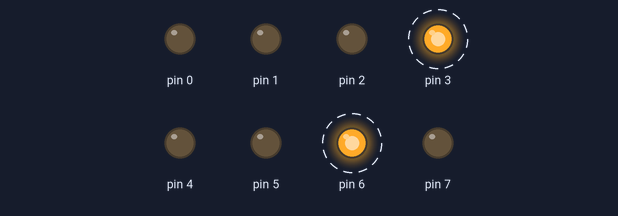
The sketch below on a simulated Arduino Uno, built with avr-gcc and run on an emulated ATmega328P. Parts: output pins drawn as LEDs (lit = HIGH). Dashed ring = blinking.

Above: at 0.2 s.
Timing chart, 0 to 3.0 s (numbered marks = the images above):
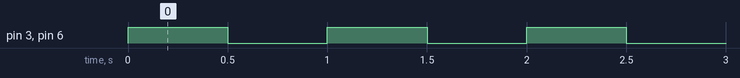

The sketch:

sketch_nov25a-night.ino
```cpp
byte ledState = 0;
void setup()
{
  DDRD = B11111111;
}
void loop()
{
for(int i=3; i<4; i++)
for(int j=6; j<7; j++)
{

    bitSet(ledState, i);
    bitSet(ledState, j);
    adjustLedState();
    delay(500);
}
for(int i=3; i<4; i++)
for(int j=6; j<7; j++)
{

    bitClear(ledState, i);
    bitClear(ledState, j);
    adjustLedState();
    delay(500);
}

}
void adjustLedState()
{
  PORTD  = ledState;
}
```

Measured:
- by itself, pin 3, pin 6: alternates HIGH for 0.50 s and LOW for 0.50 s
